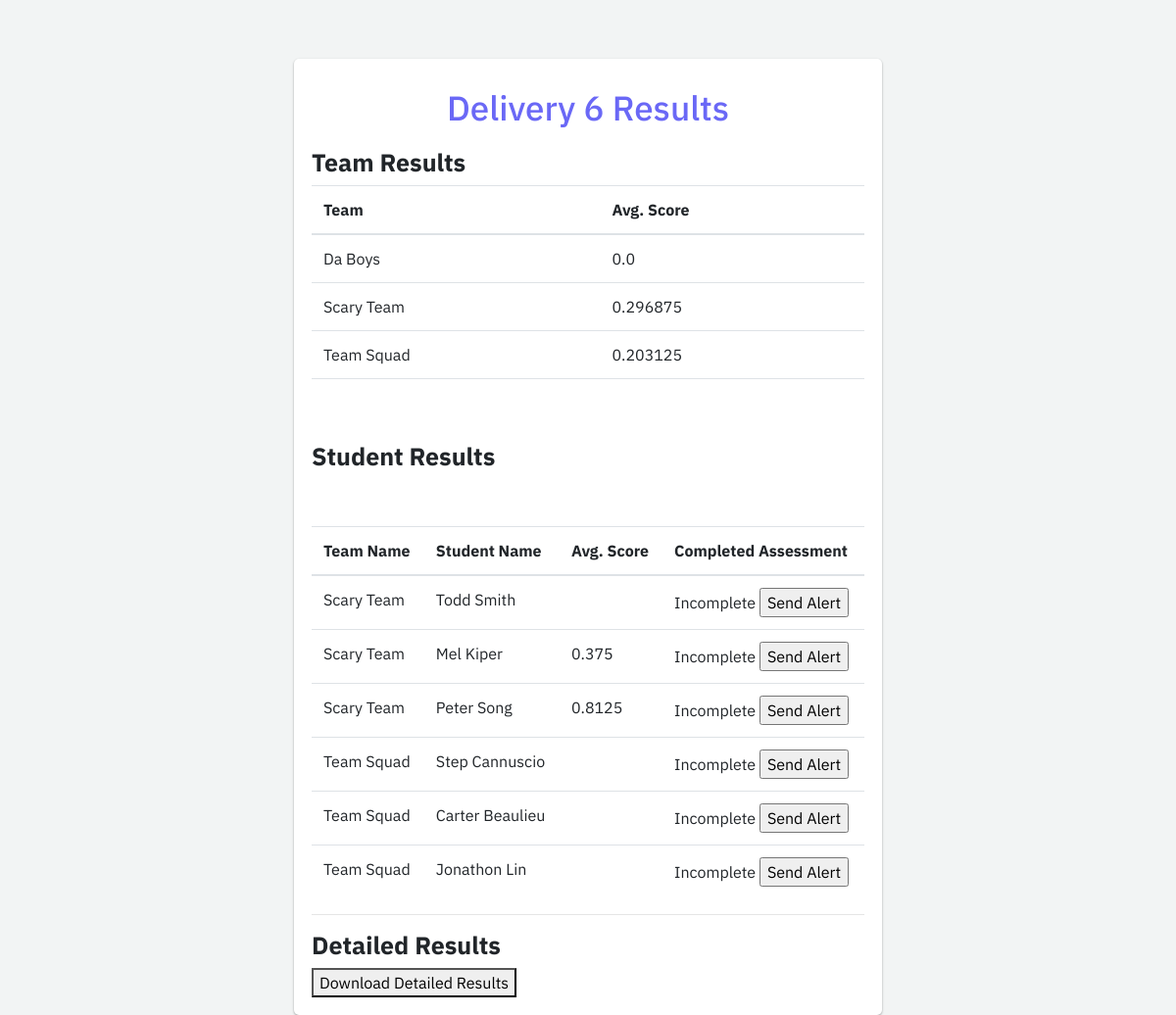
The app's page /4/teacher-results/6, older data.
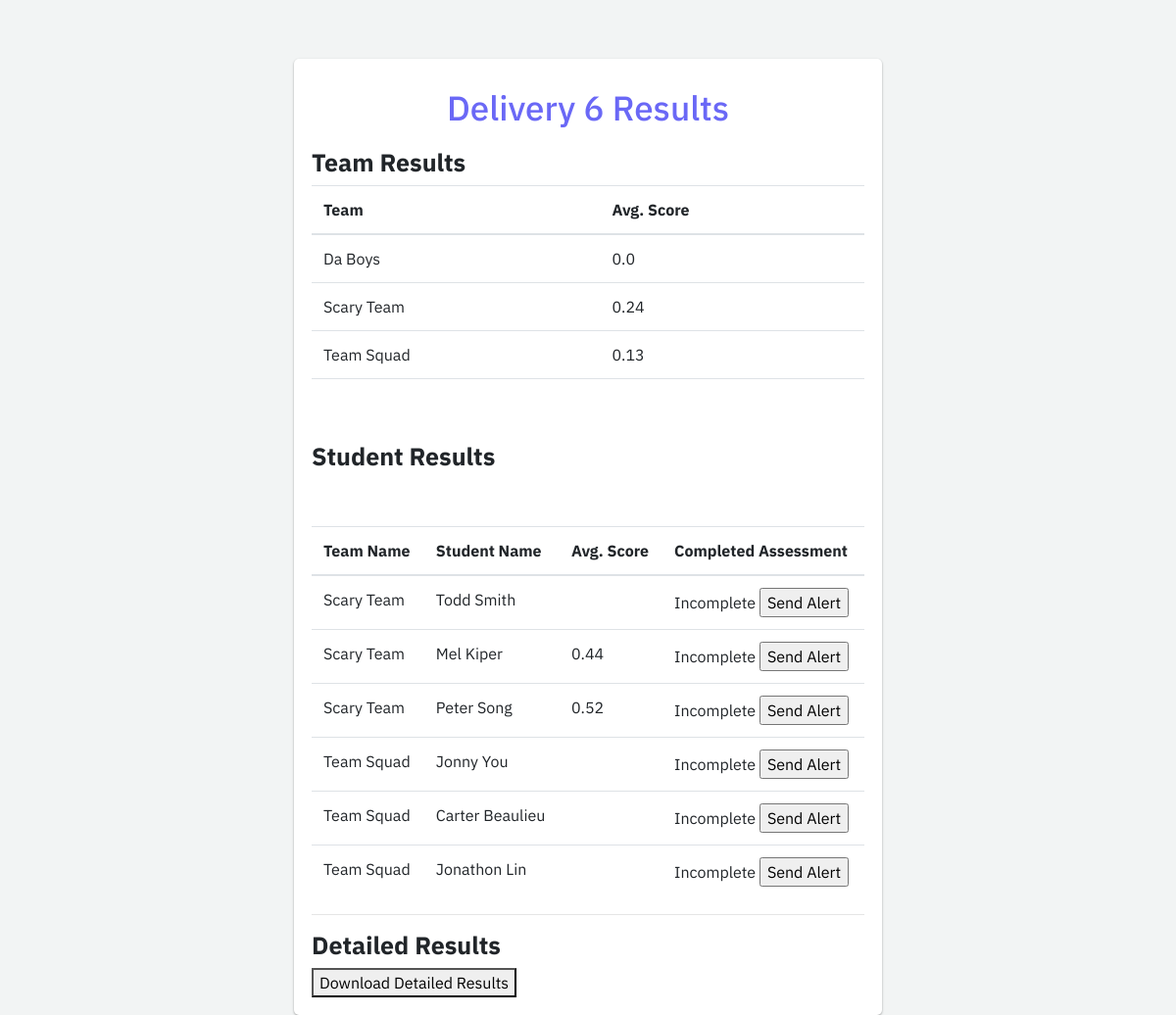
The same page, newer data.
### accounts/models.py (models this page shows, shortened)
class Peer_Assessment(models.Model):
    name = models.CharField(max_length = 200,default="")
    start_date = models.DateTimeField(default = "")
    end_date = models.DateTimeField(default = "")
    is_published = models.BooleanField(default=False)
    def __str__(self):
        return self.name

class Team(models.Model): #each team can be of 2 or more students
    course = models.ForeignKey('Course',on_delete=models.CASCADE,related_name='team_course',default = "")
    name = models.CharField(max_length = 50)
    class Meta:
        constraints = [ # Make sure the combo of team name and course are unique
            models.UniqueConstraint(fields=['course', 'name'], name='unique_team')
        ]
    def __str__(self):
        return self.name

class Team_Enrollment(models.Model):
    user = models.ForeignKey('User',on_delete=models.CASCADE,related_name='team_users')
    team = models.ForeignKey('Team',on_delete=models.CASCADE,related_name='teams')
    is_active = models.BooleanField(default = True)

class User(AbstractBaseUser,PermissionsMixin):
    name = models.CharField(max_length = 30)
    surname = models.CharField(max_length = 30)
    email = models.EmailField(max_length = 100,unique = True)
    eagle_id = models.IntegerField(unique = True)
    is_active = models.BooleanField(default=True)
    is_staff = models.BooleanField(default = False)
    objects = MyUserManager() #enables access to the methods written for managin permissions and accessing data
    USERNAME_FIELD = 'email'
    REQUIRED_FIELDS = ['name','surname','eagle_id']
    def __str__(self):
        return self.email

### backend/views.py (the view)
# urls.py: path('<int:course_id>/teacher-results/<int:assessment_id>', views.teacher_results, name="teacher-results"),
def teacher_results(request, course_id, assessment_id):
    student_scores, team_scores = get_students_aggregate(request, course_id)
    print(f'Student Scores: {student_scores}')
    print(f'Team Scores: {team_scores}')
    teams = Team.objects.filter(course_id=course_id)
    students_on_teams = []
    for team in teams:
        students = Team_Enrollment.objects.filter(team=team.id, is_active=True).select_related('user', 'team')
        students_on_teams += students
    completed_users = []
    students = []
    assessment = Peer_Assessment.objects.get(id=assessment_id)
    for student in students_on_teams:
        teammates = get_teammates(student.team, student.user)
        assessment_completions = Assessment_Completion.objects.filter(user=student.user, assessment=assessment, course_id=course_id, is_completed=True).select_related('user')
        if len(assessment_completions) == len(teammates):
            print('YESSS')
            print(student.user)
            completed_users.append(student)
            students.append(student.user)
    questions_and_scores = {}
    for user in students_on_teams:
        print(user)
        questions, scores, answers = get_own_results(user.user, course_id, assessment)
        if scores:
            questions_and_scores[user] = scores + answers
    print(questions_and_scores)
    current_questions = Question_Assessment.objects.filter(assessment=assessment).select_related('question')
    answers = []
    for question in current_questions:
        answer = Answer.objects.filter(question=question.question, user__in=students).select_related('question', 'user')
        answers += answer
    print(len(answers))
    print(current_questions)
    return render(request, 'backend/teacher-results.html', {'assessment': assessment,
        'course_id': course_id, 'student_scores':student_scores, 'team_scores':team_scores,
        'students_on_teams': students_on_teams, 'completed_users': completed_users,
        'questions': current_questions, 'answers': answers, 'questions_and_scores': questions_and_scores})
    args = {'message': storage}

### accounts/helpers.py (called while the page is built)
def get_teammates(team, user, exclude=None):
    if exclude:
        exclude.append(user)
        teammates = Team_Enrollment.objects.filter(team=team).exclude(user__in=exclude).select_related('user')
    else:
        teammates = Team_Enrollment.objects.filter(team=team).exclude(user=user).select_related('user')
    return teammates

def get_teams(request,course_id):#from instructor's perspective, at this point the course you are in is already known. Just need to populate the teams
    current_instructor = request.user.pk
    current_teams = Team.objects.filter(course_id = course_id)
    team_students = []
    for team in current_teams:
        students = Team_Enrollment.objects.filter(team = team.id)
        team_students.append(students)
    return team_students

### backend/templates/backend/teacher-results.html (shortened to what this page needs)
<!DOCTYPE html>
<html lang="en" dir="ltr">
<head>
  {% load static %}
  <link rel="stylesheet" href="https://stackpath.bootstrapcdn.com/bootstrap/4.4.1/css/bootstrap.min.css">
  <link rel="stylesheet" href="{% static 'backend/globals.css' %}">
  <link rel="stylesheet" href="{% static 'backend/assess-peer.css' %}">
</head>
<body>
  <div class="assessment-popup popup border-shadow">
    <h3 class="popup-header">{{ assessment }} Results</h3
    <hr>
    <h2><b>Team Results</b></h2>
    <div class="table-Teams">
 <table class="table">
   <thead>
     <tr>
       <th>Team</th>
       <th>Avg. Score</th>
     </tr>
   </thead>
   <tbody>
     {% for team, score in team_scores.items %}
     <tr>
       <td>{{ team }}</td>
       <td> {{ score }}</td>
    </tr>
    {% endfor %}
   <tr>
     <td><br/></td>
     <td><br/></td>
  </tr>
   </tbody>
 </table>
 </div>
<p>
  <h2><b>Student Results</b></h2>
 <div class="table-Teams">
<table class="table">
<thead>
  <tr>
    <th>Team Name</th>
    <th>Student Name</th>
    <th>Avg. Score</th>
    <th>Completed Assessment</th>
  </tr>
</thead>
<tbody>
    {% for student, score in student_scores.items %}
    <tr>
      {% for stud in students_on_teams %}
      {% if stud.user.id == student.id %}
      <td>{{ stud.team }}</td>
      <td>{{ student.name }} {{ student.surname }}</td>
      <td> {{ score }}</td>
      {% endif %}
       {% endfor %}
       {% if student in completed_users%}
          <td>Complete</td>
          {% else %}
             <form action="{% url 'send-email' course_id assessment.id %}" method="post">
             <td>Incomplete <input id="submit-btn" type="submit" value="Send Alert"></td>
             {% endif %}
             </form>
   </tr>
   {% endfor %}
</tbody>
</table>
</div>
<p>
<hr>
  <h2><b>Detailed Results</b></h2>
 <div class="table-Teams">
<button onclick="exportTableToCSV('{{ assessment }} Detailed Report.csv')">Download Detailed Results</button>
</div>
</div>
</body>
</html>

### backend/static/backend/globals.css (style rules this page uses)
html, body { max-width: 100%; overflow-x: hidden; overflow-y: visible; }
html { height: 100%; }
body { font-family: 'IBM Plex Sans', sans-serif; background-color: #F2F4F4; min-width: 100%; height: 100%; }
h2 { font-weight: 400; font-size: 25px; }
.border-shadow { -webkit-box-shadow: 0 1px 3px rgba(0, 0, 0, 0.12), 0 1px 2px rgba(0, 0, 0, 0.24); -moz-box-shadow: 0 1px 3px rgba(0, 0, 0, 0.12), 0 1px 2px rgba(0, 0, 0, 0.24); -ms-box-shadow: 0 1px 3px rgba(0, 0, 0, 0.12), 0 1px 2px rgba(0, 0, 0, 0.24); -o-box-shadow: 0 1px 3px rgba(0, 0, 0, 0.12), 0 1px 2px rgba(0, 0, 0, 0.24); box-shadow: 0 1px 3px rgba(0, 0, 0, 0.12), 0 1px 2px rgba(0, 0, 0, 0.24); -webkit-transition: all 0.25s ease-in-out; -moz-transition: all 0.25s ease-in-out; -ms-transition: all 0.25s ease-in-out; -o-transition: all 0.25s ease-in-out; transition: all 0.25s ease-in-out; }
.popup { position: absolute; top: 10%; z-index: 100; background-color: white; padding: 1.5% ; width: 400px; left: 40%; border-radius: 5px; }

### backend/static/backend/assess-peer.css (style rules this page uses)
.popup-header { font-size: 35px; padding: 2% 0; color: #6a68f6; text-align: center; }
.popup { width: 50%; left: 25%; top: 0; margin: 5% 0; }

Row changes from the older to the newer data that the page shows:
computed for Team "Scary Team": score "0.296875" → "0.24"
computed for Team "Team Squad": score "0.203125" → "0.13"
computed for Team_Enrollment (number 2 of 6 on the later page): score "0.375" → "0.44"
computed for Team_Enrollment (number 3 of 6 on the later page): score "0.8125" → "0.52"
changed User: name "Step" → "Jonny"; surname "Cannuscio" → "You"
